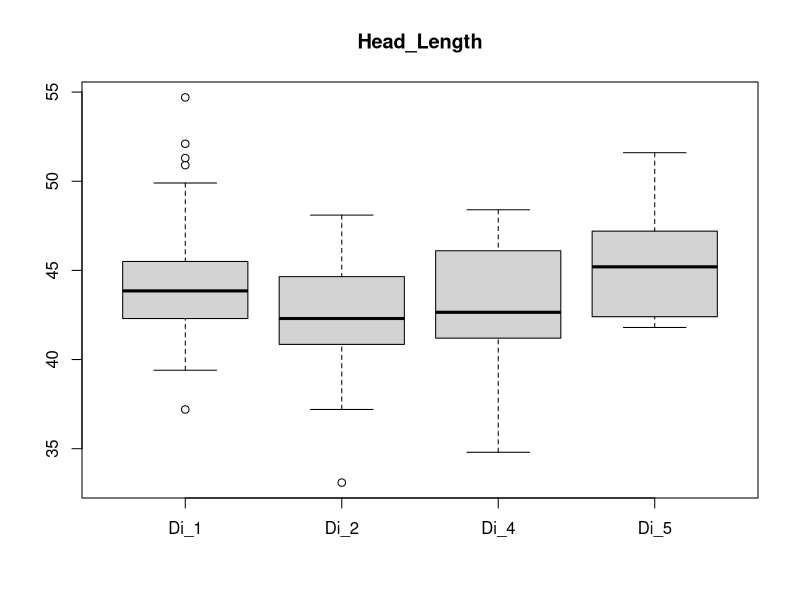

The R script that drew this image:
Di_1 <- c(52.1,44.2,44.7,46.1,41.9,45.1,43.2,43.8,45.5,41.3,43.3,44.5,42.1,42.7,37.2,47.5,45.0,40.0,46.8,44.4,41.9,47.3,44.3,40.9,43.3,41.8,54.7,39.4,42.2,44.7,49.2,42.8,42.4,45.5,43.2,43.6,40.4,45.0,42.8,42.4,43.9,50.9,46.0,42.3,51.3,49.9,43.6,44.7,40.5,47.1)
Di_2 <- c(39.9,39.2,45.7,37.6,40.9,37.5,47.2,46.2,40.8,37.2,41.4,44.6,42.8,43.0,41.2,45.8,41.6,45.8,46.2,41.6,44.9,40.1,38.8,43.3,41.8,40.1,42.2,42.1,43.5,40.0,46.7,41.3,39.0,43.0,42.9,45.4,42.3,33.1,43.6,42.1,44.0,44.8,42.4,42.1,40.1,42.3,47.3,41.5,48.1,44.7,44.6)
Di_4 <- c(42.9,42.5,40.7,43.7,46.8,48.1,46.9,43.4,41.2,45.0,42.7,43.0,41.1,41.0,39.8,34.8,39.5,42.5,45.0,42.9,41.5,47.7,42.8,46.6,41.6,47.3,39.7,41.3,40.4,39.6,48.4,39.2,47.8,43.2,47.9,41.7,48.3,41.8,41.2,39.8,42.6,42.6,47.7,43.3,45.9,44.4,42.0,40.7,40.3,46.8,46.1,41.9,48.0,41.7)
Di_5 <- c(47.3,48.1,46.7,42.0,45.1,42.4,46.9,47.1,42.8,42.3,42.6,47.9,51.6,43.4,48.2,42.0,46.9,42.4,45.3,41.8)
svg(filename = 'morpho_data/boxplotHead_Length.svg')
boxplot(Di_1, Di_2, Di_4, Di_5, names = c('Di_1', 'Di_2', 'Di_4', 'Di_5'), main = 'Head_Length')
dev.off()
